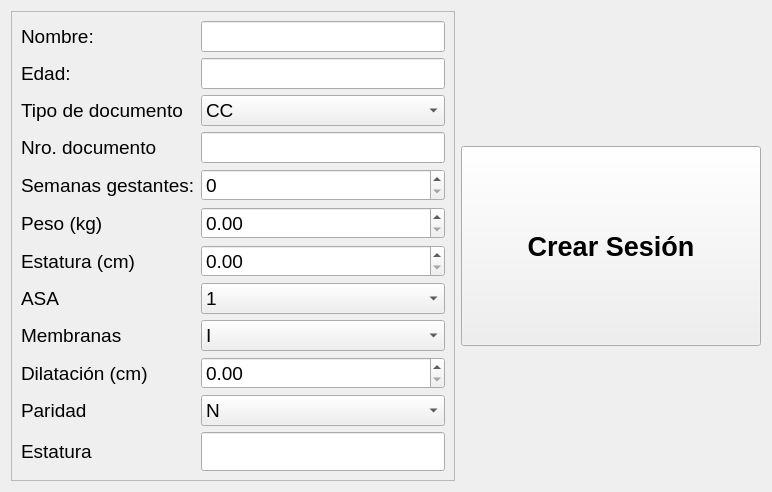
        <widget class="QWidget" name="tab_4">
         <property name="font">
          <font>
           <pointsize>18</pointsize>
          </font>
         </property>
         <attribute name="title">
          <string>Info</string>
         </attribute>
         <layout class="QHBoxLayout" name="horizontalLayout_11">
          <item>
           <widget class="QFrame" name="frame_8">
            <property name="font">
             <font>
              <pointsize>20</pointsize>
             </font>
            </property>
            <property name="frameShape">
             <enum>QFrame::StyledPanel</enum>
            </property>
            <property name="frameShadow">
             <enum>QFrame::Raised</enum>
            </property>
            <layout class="QGridLayout" name="gridLayout_6">
             <item row="0" column="0">
              <widget class="QLabel" name="label_11">
               <property name="font">
                <font>
                 <pointsize>14</pointsize>
                </font>
               </property>
               <property name="text">
                <string>Nombre:</string>
               </property>
              </widget>
             </item>
             <item row="0" column="1">
              <widget class="QLineEdit" name="nameField">
               <property name="font">
                <font>
                 <pointsize>14</pointsize>
                </font>
               </property>
               <property name="acceptDrops">
                <bool>true</bool>
               </property>
               <property name="autoFillBackground">
                <bool>false</bool>
               </property>
               <property name="styleSheet">
                <string notr="true"/>
               </property>
               <property name="text">
                <string/>
               </property>
              </widget>
             </item>
             <item row="1" column="0">
              <widget class="QLabel" name="label_13">
               <property name="font">
                <font>
                 <pointsize>14</pointsize>
                </font>
               </property>
               <property name="text">
                <string>Edad:</string>
               </property>
              </widget>
             </item>
             <item row="1" column="1">
              <widget class="QLineEdit" name="ageField">
               <property name="font">
                <font>
                 <pointsize>14</pointsize>
                </font>
               </property>
              </widget>
             </item>
             <item row="2" column="0">
              <widget class="QLabel" name="label_22">
               <property name="font">
                <font>
                 <pointsize>14</pointsize>
                </font>
               </property>
               <property name="text">
                <string>Tipo de documento</string>
               </property>
              </widget>
             </item>
             <item row="2" column="1">
              <widget class="QComboBox" name="idTypeField">
               <property name="font">
                <font>
                 <pointsize>14</pointsize>
                </font>
               </property>
               <item>
                <property name="text">
                 <string>CC</string>
                </property>
               </item>
               <item>
                <property name="text">
                 <string>TI</string>
                </property>
               </item>
               <item>
                <property name="text">
                 <string>Pasaporte</string>
                </property>
               </item>
              </widget>
             </item>
             <item row="3" column="0">
              <widget class="QLabel" name="label_23">
               <property name="font">
                <font>
                 <pointsize>14</pointsize>
                </font>
               </property>
               <property name="text">
                <string>Nro. documento</string>
               </property>
              </widget>
             </item>
             <item row="3" column="1">
              <widget class="QLineEdit" name="idField">
               <property name="font">
                <font>
                 <pointsize>14</pointsize>
                </font>
               </property>
              </widget>
             </item>
             <item row="4" column="0">
              <widget class="QLabel" name="label_15">
               <property name="font">
                <font>
                 <pointsize>14</pointsize>
                </font>
               </property>
               <property name="text">
                <string>Semanas gestantes:</string>
               </property>
              </widget>
             </item>
             <item row="4" column="1">
              <widget class="QSpinBox" name="weeksField">
               <property name="font">
                <font>
                 <pointsize>14</pointsize>
                </font>
               </property>
              </widget>
             </item>
             <item row="5" column="0">
              <widget class="QLabel" name="label_16">
               <property name="font">
                <font>
                 <pointsize>14</pointsize>
                </font>
               </property>
               <property name="text">
                <string>Peso (kg)</string>
               </property>
              </widget>
             </item>
             <item row="5" column="1">
              <widget class="QDoubleSpinBox" name="weightField">
               <property name="font">
                <font>
                 <pointsize>14</pointsize>
                </font>
               </property>
               <property name="maximum">
                <double>500.000000000000000</double>
               </property>
              </widget>
             </item>
             <item row="6" column="0">
              <widget class="QLabel" name="label_17">
               <property name="font">
                <font>
                 <pointsize>14</pointsize>
                </font>
               </property>
               <property name="text">
                <string>Estatura (cm)</string>
               </property>
              </widget>
             </item>
             <item row="6" column="1">
              <widget class="QDoubleSpinBox" name="heightField">
               <property name="font">
                <font>
                 <pointsize>14</pointsize>
                </font>
               </property>
               <property name="maximum">
                <double>300.000000000000000</double>
               </property>
              </widget>
             </item>
             <item row="7" column="0">
              <widget class="QLabel" name="label_20">
               <property name="font">
                <font>
                 <pointsize>14</pointsize>
                </font>
               </property>
               <property name="text">
                <string>ASA</string>
               </property>
              </widget>
             </item>
             <item row="7" column="1">
              <widget class="QComboBox" name="ASAField">
               <property name="font">
                <font>
                 <pointsize>14</pointsize>
                </font>
               </property>
               <item>
                <property name="text">
                 <string>1</string>
                </property>
               </item>
               <item>
                <property name="text">
                 <string>2</string>
                </property>
               </item>
               <item>
                <property name="text">
                 <string>3</string>
                </property>
               </item>
               <item>
                <property name="text">
                 <string>4</string>
                </property>
               </item>
               <item>
                <property name="text">
                 <string>5</string>
                </property>
               </item>
              </widget>
             </item>
             <item row="8" column="0">
              <widget class="QLabel" name="label_24">
               <property name="font">
                <font>
                 <pointsize>14</pointsize>
                </font>
               </property>
               <property name="text">
                <string>Membranas</string>
               </property>
              </widget>
             </item>
             <item row="8" column="1">
              <widget class="QComboBox" name="membField">
               <property name="font">
                <font>
                 <pointsize>14</pointsize>
                </font>
               </property>
               <item>
                <property name="text">
                 <string>I</string>
                </property>
               </item>
               <item>
                <property name="text">
                 <string>R</string>
                </property>
               </item>
              </widget>
             </item>
             <item row="9" column="0">
              <widget class="QLabel" name="label_25">
               <property name="font">
                <font>
                 <pointsize>14</pointsize>
                </font>
               </property>
               <property name="text">
                <string>Dilatación (cm)</string>
               </property>
              </widget>
             </item>
             <item row="9" column="1">
              <widget class="QDoubleSpinBox" name="dilatationField">
               <property name="font">
                <font>
                 <pointsize>14</pointsize>
                </font>
               </property>
              </widget>
             </item>
             <item row="10" column="0">
              <widget class="QLabel" name="label_26">
               <property name="font">
                <font>
                 <pointsize>14</pointsize>
                </font>
               </property>
               <property name="text">
                <string>Paridad</string>
               </property>
              </widget>
             </item>
             <item row="10" column="1">
              <widget class="QComboBox" name="parityField">
               <property name="font">
                <font>
                 <pointsize>14</pointsize>
                </font>
               </property>
               <item>
                <property name="text">
                 <string>N</string>
                </property>
               </item>
               <item>
                <property name="text">
                 <string>M</string>
                </property>
               </item>
              </widget>
             </item>
             <item row="11" column="0">
              <widget class="QLabel" name="label_21">
               <property name="font">
                <font>
                 <pointsize>14</pointsize>
                </font>
               </property>
               <property name="text">
                <string>Estatura</string>
               </property>
              </widget>
             </item>
             <item row="11" column="1">
              <widget class="QLineEdit" name="heightField_3"/>
             </item>
            </layout>
           </widget>
          </item>
          <item>
           <widget class="QPushButton" name="createSession">
            <property name="sizePolicy">
             <sizepolicy hsizetype="Preferred" vsizetype="Preferred">
              <horstretch>0</horstretch>
              <verstretch>0</verstretch>
             </sizepolicy>
            </property>
            <property name="minimumSize">
             <size>
              <width>300</width>
              <height>0</height>
             </size>
            </property>
            <property name="maximumSize">
             <size>
              <width>16777215</width>
              <height>200</height>
             </size>
            </property>
            <property name="font">
             <font>
              <pointsize>20</pointsize>
              <weight>75</weight>
              <italic>false</italic>
              <bold>true</bold>
             </font>
            </property>
            <property name="text">
             <string>Crear Sesión</string>
            </property>
           </widget>
          </item>
         </layout>
        </widget>
